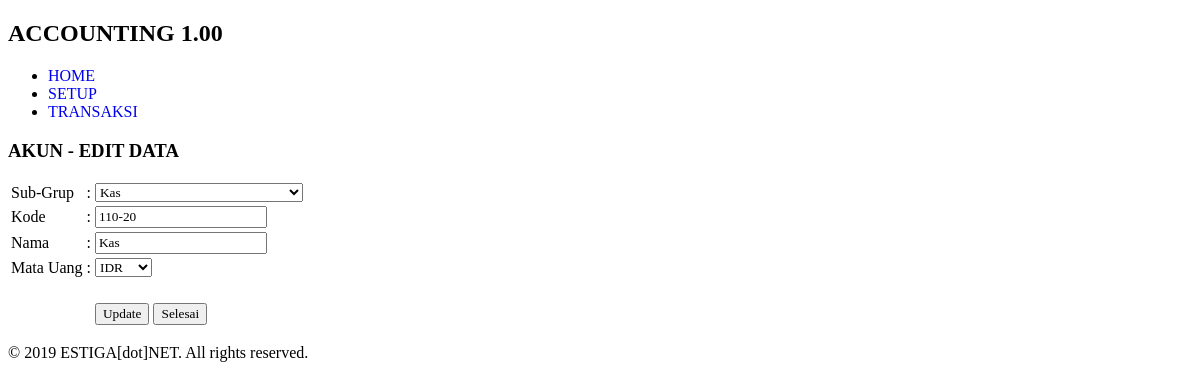
Page /index.php/t004_akun/edit/2 on the committed database.
### tables this page shows
CREATE TABLE `t004_akun` (
  `id` int(11) NOT NULL,
  `kode` varchar(50) DEFAULT NULL,
  `nama` varchar(50) DEFAULT NULL,
  `subgrup_id` int(11) DEFAULT NULL,
  `user_id` int(11) DEFAULT NULL,
  `matauang_id` int(11) DEFAULT NULL
);

CREATE TABLE `t002_subgrup` (
  `id` int(11) NOT NULL,
  `grup_id` int(11) DEFAULT NULL,
  `kode` varchar(50) DEFAULT NULL,
  `nama` varchar(50) DEFAULT NULL
);

CREATE TABLE `t003_matauang` (
  `id` int(11) NOT NULL,
  `kode` varchar(50) DEFAULT NULL,
  `nama` varchar(50) DEFAULT NULL
);

### application/controllers/t004_akun.php (called while the page is built, shortened)
<?php
class t004_akun extends CI_Controller {
	public function __construct() {
		$this->load->model('t004_akunm');
		$this->load->model('t002_subgrupm');
		$this->load->model('t003_matauangm');
	}
	public function edit($id, $hapus = null) {
		$data['rs_subgrup'] = $this->t002_subgrupm->ambil_data_semua();
		$data['rs_matauang'] = $this->t003_matauangm->ambil_data_semua();
		$data['r'] = $this->t004_akunm->ambil_data_by_id($id)->row();
		$this->load->view('layout/header');
		if ($hapus == 1) {
			$this->load->view('t004_akunh', $data);
		}
		else {
			$this->load->view('t004_akune', $data);
		}
		$this->load->view('layout/footer');
	}
}

### index.php (called while the page is built, shortened)
<?php
require_once BASEPATH.'core/CodeIgniter.php';

### application/models/t004_akunm.php (called while the page is built, shortened)
<?php
class t004_akunm extends CI_Model {
	public function ambil_data_by_id($id) {
		$q = '
			select
				ak.*,
				ma.nama as matauang_nama,
				sg.nama as subgrup_nama,
				g.id as grup_id,
				g.name as grup_name
			from
				t004_akun ak
				left join t003_matauang ma on ak.matauang_id = ma.id
				left join t002_subgrup sg on ak.subgrup_id = sg.id
				left join t001_grup g on sg.grup_id = g.id
			where
				ak.id = '.$id.'
			order by
				sg.grup_id, sg.kode, ak.kode
		';
		return $this->db->query($q);
	}
}

### application/models/t002_subgrupm.php (called while the page is built, shortened)
<?php
class t002_subgrupm extends CI_Model {
	public function ambil_data_semua() {
		$q = '
			select
				sg.*,
				g.name as grup_name
			from
				t002_subgrup sg
				left join t001_grup g on sg.grup_id = g.id
			order by
				sg.grup_id, sg.kode
		';
		return $this->db->query($q)->result();
	}
}

### application/models/t003_matauangm.php (called while the page is built, shortened)
<?php
class t003_matauangm extends CI_Model {
	private $_table = 't003_matauang';
	public function ambil_data_semua() {
		$this->db->order_by('kode asc');
		return $this->db->get($this->_table)->result();
	}
}

### application/views/t004_akune.php (the view)
<h3>AKUN - EDIT DATA</h3>
<form action="<?php echo site_url('t004_akun/update/'.$r->id); ?>" method="post">
	<table>
		<tr>
			<td>Sub-Grup</td><td>:</td>
			<td>
				<select name="subgrup_id">
					<?php foreach ($rs_subgrup as $r_subgrup) { ?>
					<option value="<?php echo $r_subgrup->id; ?>" <?php echo ($r_subgrup->id == $r->subgrup_id) ? 'selected' : ''; ?>><?php echo $r_subgrup->nama; ?></option>
					<?php } ?>
				</select>
			</td>
		</tr>
		<tr>
			<td>Kode</td><td>:</td><td><input type="text" name="kode" value="<?php echo $r->kode; ?>"></td>
		</tr>
		<tr>
			<td>Nama</td><td>:</td><td><input type="text" name="nama" value="<?php echo $r->nama; ?>"></td>
		</tr>
		<tr>
			<td>Mata Uang</td><td>:</td>
			<td>
				<select name="matauang_id">
					<?php foreach ($rs_matauang as $r_matauang) { ?>
					<option value="<?php echo $r_matauang->id; ?>" <?php echo ($r_matauang->id == $r->matauang_id) ? 'selected' : ''; ?>><?php echo $r_matauang->nama; ?></option>
					<?php } ?>
				</select>
			</td>
		</tr>
		<tr><td>&nbsp;</td></tr>
		<tr>
			<td>&nbsp;</td><td>&nbsp;</td><td><input type="submit" value="Update"> <input type="button" value="Selesai" onclick="window.location.href='<?php echo site_url('t004_akun'); ?>'"></td>
		</tr>
	</table>
</form>

### application/views/layout/header.php (style rules this page uses)
body, select, input { font-family: calibri; }

### rows in the picture
t004_akun: subgrup_id "Kas", kode "110-20", nama "Kas", matauang_id "IDR"
